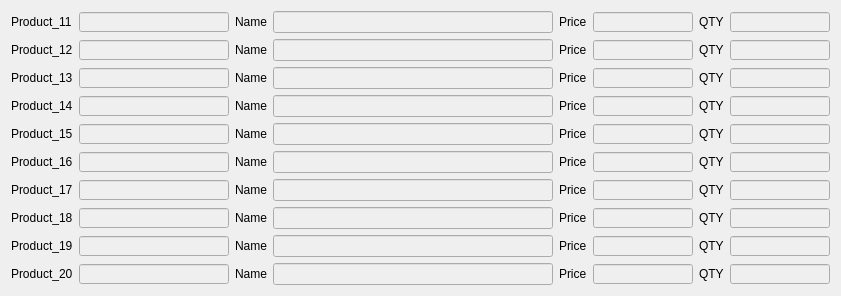
  <widget class="QWidget" name="gridLayoutWidget_4">
   <property name="geometry">
    <rect>
     <x>20</x>
     <y>560</y>
     <width>841</width>
     <height>274</height>
    </rect>
   </property>
   <layout class="QGridLayout" name="gridLayout_4">
    <item row="2" column="2">
     <widget class="QLabel" name="label_56">
      <property name="text">
       <string>Name</string>
      </property>
     </widget>
    </item>
    <item row="1" column="0">
     <widget class="QLabel" name="label_57">
      <property name="text">
       <string>Product_12</string>
      </property>
     </widget>
    </item>
    <item row="8" column="7">
     <widget class="QLineEdit" name="p19c">
      <property name="enabled">
       <bool>false</bool>
      </property>
      <property name="maximumSize">
       <size>
        <width>100</width>
        <height>20</height>
       </size>
      </property>
     </widget>
    </item>
    <item row="9" column="0">
     <widget class="QLabel" name="label_58">
      <property name="text">
       <string>Product_20</string>
      </property>
     </widget>
    </item>
    <item row="1" column="1">
     <widget class="QLineEdit" name="p12">
      <property name="enabled">
       <bool>false</bool>
      </property>
      <property name="maximumSize">
       <size>
        <width>150</width>
        <height>20</height>
       </size>
      </property>
     </widget>
    </item>
    <item row="0" column="1">
     <widget class="QLineEdit" name="p11">
      <property name="enabled">
       <bool>false</bool>
      </property>
      <property name="maximumSize">
       <size>
        <width>150</width>
        <height>20</height>
       </size>
      </property>
     </widget>
    </item>
    <item row="0" column="6">
     <widget class="QLabel" name="label_59">
      <property name="text">
       <string>QTY</string>
      </property>
     </widget>
    </item>
    <item row="9" column="5">
     <widget class="QLineEdit" name="p20p">
      <property name="enabled">
       <bool>false</bool>
      </property>
      <property name="maximumSize">
       <size>
        <width>100</width>
        <height>20</height>
       </size>
      </property>
     </widget>
    </item>
    <item row="0" column="0">
     <widget class="QLabel" name="label_60">
      <property name="text">
       <string>Product_11</string>
      </property>
     </widget>
    </item>
    <item row="4" column="3">
     <widget class="QLineEdit" name="p15m">
      <property name="enabled">
       <bool>false</bool>
      </property>
     </widget>
    </item>
    <item row="8" column="2">
     <widget class="QLabel" name="label_61">
      <property name="text">
       <string>Name</string>
      </property>
     </widget>
    </item>
    <item row="2" column="5">
     <widget class="QLineEdit" name="p13p">
      <property name="enabled">
       <bool>false</bool>
      </property>
      <property name="maximumSize">
       <size>
        <width>100</width>
        <height>20</height>
       </size>
      </property>
     </widget>
    </item>
    <item row="5" column="6">
     <widget class="QLabel" name="label_62">
      <property name="text">
       <string>QTY</string>
      </property>
     </widget>
    </item>
    <item row="2" column="0">
     <widget class="QLabel" name="label_63">
      <property name="text">
       <string>Product_13</string>
      </property>
     </widget>
    </item>
    <item row="2" column="4">
     <widget class="QLabel" name="label_64">
      <property name="text">
       <string>Price</string>
      </property>
     </widget>
    </item>
    <item row="1" column="2">
     <widget class="QLabel" name="label_65">
      <property name="text">
       <string>Name</string>
      </property>
     </widget>
    </item>
    <item row="5" column="1">
     <widget class="QLineEdit" name="p16">
      <property name="enabled">
       <bool>false</bool>
      </property>
      <property name="maximumSize">
       <size>
        <width>150</width>
        <height>20</height>
       </size>
      </property>
     </widget>
    </item>
    <item row="2" column="7">
     <widget class="QLineEdit" name="p13c">
      <property name="enabled">
       <bool>false</bool>
      </property>
      <property name="maximumSize">
       <size>
        <width>100</width>
        <height>20</height>
       </size>
      </property>
     </widget>
    </item>
    <item row="6" column="3">
     <widget class="QLineEdit" name="p17m">
      <property name="enabled">
       <bool>false</bool>
      </property>
     </widget>
    </item>
    <item row="5" column="0">
     <widget class="QLabel" name="label_66">
      <property name="text">
       <string>Product_16</string>
      </property>
     </widget>
    </item>
    <item row="7" column="6">
     <widget class="QLabel" name="label_67">
      <property name="text">
       <string>QTY</string>
      </property>
     </widget>
    </item>
    <item row="6" column="7">
     <widget class="QLineEdit" name="p17c">
      <property name="enabled">
       <bool>false</bool>
      </property>
      <property name="maximumSize">
       <size>
        <width>100</width>
        <height>20</height>
       </size>
      </property>
     </widget>
    </item>
    <item row="5" column="3">
     <widget class="QLineEdit" name="p16m">
      <property name="enabled">
       <bool>false</bool>
      </property>
     </widget>
    </item>
    <item row="2" column="3">
     <widget class="QLineEdit" name="p13m">
      <property name="enabled">
       <bool>false</bool>
      </property>
     </widget>
    </item>
    <item row="5" column="4">
     <widget class="QLabel" name="label_68">
      <property name="text">
       <string>Price</string>
      </property>
     </widget>
    </item>
    <item row="0" column="7">
     <widget class="QLineEdit" name="p11c">
      <property name="enabled">
       <bool>false</bool>
      </property>
      <property name="maximumSize">
       <size>
        <width>100</width>
        <height>20</height>
       </size>
      </property>
     </widget>
    </item>
    <item row="9" column="4">
     <widget class="QLabel" name="label_69">
      <property name="text">
       <string>Price</string>
      </property>
     </widget>
    </item>
    <item row="2" column="6">
     <widget class="QLabel" name="label_70">
      <property name="text">
       <string>QTY</string>
      </property>
     </widget>
    </item>
    <item row="1" column="3">
     <widget class="QLineEdit" name="p12m">
      <property name="enabled">
       <bool>false</bool>
      </property>
     </widget>
    </item>
    <item row="8" column="6">
     <widget class="QLabel" name="label_71">
      <property name="text">
       <string>QTY</string>
      </property>
     </widget>
    </item>
    <item row="1" column="6">
     <widget class="QLabel" name="label_72">
      <property name="text">
       <string>QTY</string>
      </property>
     </widget>
    </item>
    <item row="3" column="7">
     <widget class="QLineEdit" name="p14c">
      <property name="enabled">
       <bool>false</bool>
      </property>
      <property name="maximumSize">
       <size>
        <width>100</width>
        <height>20</height>
       </size>
      </property>
     </widget>
    </item>
    <item row="4" column="6">
     <widget class="QLabel" name="label_73">
      <property name="text">
       <string>QTY</string>
      </property>
     </widget>
    </item>
    <item row="1" column="4">
     <widget class="QLabel" name="label_74">
      <property name="text">
       <string>Price</string>
      </property>
     </widget>
    </item>
    <item row="4" column="7">
     <widget class="QLineEdit" name="p15c">
      <property name="enabled">
       <bool>false</bool>
      </property>
      <property name="maximumSize">
       <size>
        <width>100</width>
        <height>20</height>
       </size>
      </property>
     </widget>
    </item>
    <item row="8" column="1">
     <widget class="QLineEdit" name="p19">
      <property name="enabled">
       <bool>false</bool>
      </property>
      <property name="maximumSize">
       <size>
        <width>150</width>
        <height>20</height>
       </size>
      </property>
     </widget>
    </item>
    <item row="4" column="5">
     <widget class="QLineEdit" name="p15p">
      <property name="enabled">
       <bool>false</bool>
      </property>
      <property name="maximumSize">
       <size>
        <width>100</width>
        <height>20</height>
       </size>
      </property>
     </widget>
    </item>
    <item row="7" column="0">
     <widget class="QLabel" name="label_75">
      <property name="text">
       <string>Product_18</string>
      </property>
     </widget>
    </item>
    <item row="7" column="3">
     <widget class="QLineEdit" name="p18m">
      <property name="enabled">
       <bool>false</bool>
      </property>
     </widget>
    </item>
    <item row="7" column="1">
     <widget class="QLineEdit" name="p18">
      <property name="enabled">
       <bool>false</bool>
      </property>
      <property name="maximumSize">
       <size>
        <width>150</width>
        <height>20</height>
       </size>
      </property>
     </widget>
    </item>
    <item row="6" column="6">
     <widget class="QLabel" name="label_76">
      <property name="text">
       <string>QTY</string>
      </property>
     </widget>
    </item>
    <item row="7" column="5">
     <widget class="QLineEdit" name="p18p">
      <property name="enabled">
       <bool>false</bool>
      </property>
      <property name="maximumSize">
       <size>
        <width>100</width>
        <height>20</height>
       </size>
      </property>
     </widget>
    </item>
    <item row="6" column="5">
     <widget class="QLineEdit" name="p17p">
      <property name="enabled">
       <bool>false</bool>
      </property>
      <property name="maximumSize">
       <size>
        <width>100</width>
        <height>20</height>
       </size>
      </property>
     </widget>
    </item>
    <item row="6" column="4">
     <widget class="QLabel" name="label_77">
      <property name="text">
       <string>Price</string>
      </property>
     </widget>
    </item>
    <item row="7" column="7">
     <widget class="QLineEdit" name="p18c">
      <property name="enabled">
       <bool>false</bool>
      </property>
      <property name="maximumSize">
       <size>
        <width>100</width>
        <height>20</height>
       </size>
      </property>
     </widget>
    </item>
    <item row="6" column="1">
     <widget class="QLineEdit" name="p17">
      <property name="enabled">
       <bool>false</bool>
      </property>
      <property name="maximumSize">
       <size>
        <width>150</width>
        <height>20</height>
       </size>
      </property>
     </widget>
    </item>
    <item row="4" column="0">
     <widget class="QLabel" name="label_78">
      <property name="text">
       <string>Product_15</string>
      </property>
     </widget>
    </item>
    <item row="1" column="5">
     <widget class="QLineEdit" name="p12p">
      <property name="enabled">
       <bool>false</bool>
      </property>
      <property name="maximumSize">
       <size>
        <width>100</width>
        <height>20</height>
       </size>
      </property>
     </widget>
    </item>
    <item row="0" column="2">
     <widget class="QLabel" name="label_79">
      <property name="text">
       <string>Name</string>
      </property>
     </widget>
    </item>
    <item row="3" column="3">
     <widget class="QLineEdit" name="p14m">
      <property name="enabled">
       <bool>false</bool>
      </property>
     </widget>
    </item>
    <item row="5" column="2">
     <widget class="QLabel" name="label_80">
      <property name="text">
       <string>Name</string>
      </property>
     </widget>
    </item>
    <item row="2" column="1">
     <widget class="QLineEdit" name="p13">
      <property name="enabled">
       <bool>false</bool>
      </property>
      <property name="maximumSize">
       <size>
        <width>150</width>
        <height>20</height>
       </size>
      </property>
     </widget>
    </item>
    <item row="9" column="7">
     <widget class="QLineEdit" name="p20c">
      <property name="enabled">
       <bool>false</bool>
      </property>
      <property name="maximumSize">
       <size>
        <width>100</width>
        <height>20</height>
       </size>
      </property>
     </widget>
    </item>
    <item row="4" column="4">
     <widget class="QLabel" name="label_81">
      <property name="text">
       <string>Price</string>
      </property>
     </widget>
    </item>
    <item row="3" column="1">
     <widget class="QLineEdit" name="p14">
      <property name="enabled">
       <bool>false</bool>
      </property>
      <property name="maximumSize">
       <size>
        <width>150</width>
        <height>20</height>
       </size>
      </property>
     </widget>
    </item>
    <item row="8" column="4">
     <widget class="QLabel" name="label_82">
      <property name="text">
       <string>Price</string>
      </property>
     </widget>
    </item>
    <item row="0" column="3">
     <widget class="QLineEdit" name="p11m">
      <property name="enabled">
       <bool>false</bool>
      </property>
     </widget>
    </item>
    <item row="8" column="5">
     <widget class="QLineEdit" name="p19p">
      <property name="enabled">
       <bool>false</bool>
      </property>
      <property name="maximumSize">
       <size>
        <width>100</width>
        <height>20</height>
       </size>
      </property>
     </widget>
    </item>
    <item row="8" column="3">
     <widget class="QLineEdit" name="p19m">
      <property name="enabled">
       <bool>false</bool>
      </property>
     </widget>
    </item>
    <item row="4" column="2">
     <widget class="QLabel" name="label_83">
      <property name="text">
       <string>Name</string>
      </property>
     </widget>
    </item>
    <item row="5" column="5">
     <widget class="QLineEdit" name="p16p">
      <property name="enabled">
       <bool>false</bool>
      </property>
      <property name="maximumSize">
       <size>
        <width>100</width>
        <height>20</height>
       </size>
      </property>
     </widget>
    </item>
    <item row="1" column="7">
     <widget class="QLineEdit" name="p12c">
      <property name="enabled">
       <bool>false</bool>
      </property>
      <property name="maximumSize">
       <size>
        <width>100</width>
        <height>20</height>
       </size>
      </property>
     </widget>
    </item>
    <item row="3" column="2">
     <widget class="QLabel" name="label_84">
      <property name="text">
       <string>Name</string>
      </property>
     </widget>
    </item>
    <item row="9" column="2">
     <widget class="QLabel" name="label_85">
      <property name="text">
       <string>Name</string>
      </property>
     </widget>
    </item>
    <item row="7" column="4">
     <widget class="QLabel" name="label_86">
      <property name="text">
       <string>Price</string>
      </property>
     </widget>
    </item>
    <item row="0" column="5">
     <widget class="QLineEdit" name="p11p">
      <property name="enabled">
       <bool>false</bool>
      </property>
      <property name="maximumSize">
       <size>
        <width>100</width>
        <height>20</height>
       </size>
      </property>
     </widget>
    </item>
    <item row="6" column="0">
     <widget class="QLabel" name="label_87">
      <property name="text">
       <string>Product_17</string>
      </property>
     </widget>
    </item>
    <item row="8" column="0">
     <widget class="QLabel" name="label_88">
      <property name="text">
       <string>Product_19</string>
      </property>
     </widget>
    </item>
    <item row="4" column="1">
     <widget class="QLineEdit" name="p15">
      <property name="enabled">
       <bool>false</bool>
      </property>
      <property name="maximumSize">
       <size>
        <width>150</width>
        <height>20</height>
       </size>
      </property>
     </widget>
    </item>
    <item row="6" column="2">
     <widget class="QLabel" name="label_89">
      <property name="text">
       <string>Name</string>
      </property>
     </widget>
    </item>
    <item row="3" column="6">
     <widget class="QLabel" name="label_90">
      <property name="text">
       <string>QTY</string>
      </property>
     </widget>
    </item>
    <item row="3" column="5">
     <widget class="QLineEdit" name="p14p">
      <property name="enabled">
       <bool>false</bool>
      </property>
      <property name="maximumSize">
       <size>
        <width>100</width>
        <height>20</height>
       </size>
      </property>
     </widget>
    </item>
    <item row="3" column="0">
     <widget class="QLabel" name="label_91">
      <property name="text">
       <string>Product_14</string>
      </property>
     </widget>
    </item>
    <item row="9" column="6">
     <widget class="QLabel" name="label_92">
      <property name="text">
       <string>QTY</string>
      </property>
     </widget>
    </item>
    <item row="9" column="1">
     <widget class="QLineEdit" name="p20">
      <property name="enabled">
       <bool>false</bool>
      </property>
      <property name="maximumSize">
       <size>
        <width>150</width>
        <height>20</height>
       </size>
      </property>
     </widget>
    </item>
    <item row="3" column="4">
     <widget class="QLabel" name="label_93">
      <property name="text">
       <string>Price</string>
      </property>
     </widget>
    </item>
    <item row="0" column="4">
     <widget class="QLabel" name="label_94">
      <property name="text">
       <string>Price</string>
      </property>
     </widget>
    </item>
    <item row="9" column="3">
     <widget class="QLineEdit" name="p20m">
      <property name="enabled">
       <bool>false</bool>
      </property>
     </widget>
    </item>
    <item row="7" column="2">
     <widget class="QLabel" name="label_95">
      <property name="text">
       <string>Name</string>
      </property>
     </widget>
    </item>
    <item row="5" column="7">
     <widget class="QLineEdit" name="p16c">
      <property name="enabled">
       <bool>false</bool>
      </property>
      <property name="maximumSize">
       <size>
        <width>100</width>
        <height>20</height>
       </size>
      </property>
     </widget>
    </item>
   </layout>
  </widget>
